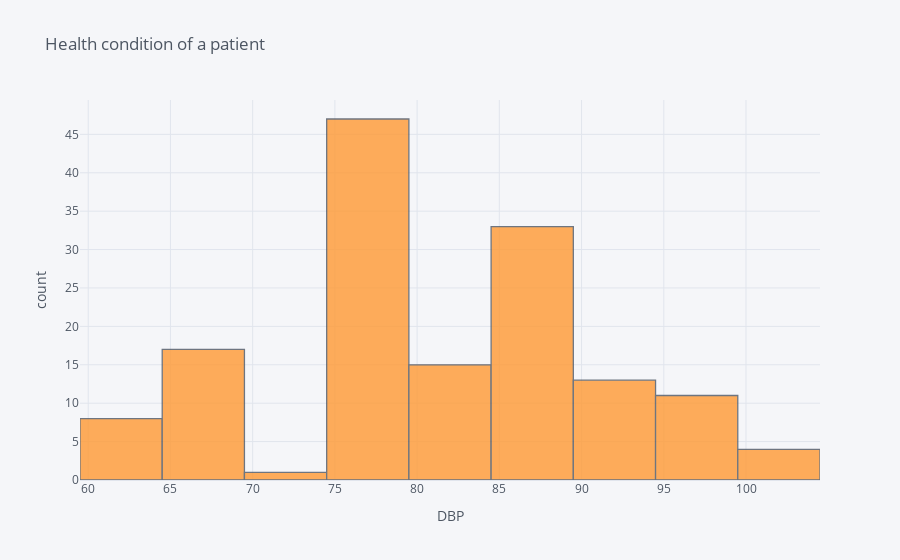

The code cell stored with this chart in its notebook:
### Code cell
#single variable distribution
#plot histogram on 'SBP' variable
data1['DBP'].iplot(kind = 'hist',xTitle = 'DBP',yTitle = 'count',title='Health condition of a patient')

### Figure 1 — Plotly figure (JSON) as saved in the notebook; plotly's stock layout.template omitted (floating-point values rounded to 4 significant figures; data arrays with more than 128 entries replaced by an {"elided": "..."} marker saying what was removed)
{"data": [{"histfunc": "count", "histnorm": "", "marker": {"color": "rgba(255, 153, 51, 1.0)", "line": {"color": "#4D5663", "width": 1.3}}, "name": "DBP", "opacity": 0.8, "orientation": "v", "type": "histogram", "x": {"elided": "149 int values"}}], "layout": {"barmode": "overlay", "legend": {"bgcolor": "#F5F6F9", "font": {"color": "#4D5663"}}, "paper_bgcolor": "#F5F6F9", "plot_bgcolor": "#F5F6F9", "title": {"font": {"color": "#4D5663"}, "text": "Health condition of a patient"}, "xaxis": {"gridcolor": "#E1E5ED", "showgrid": true, "tickfont": {"color": "#4D5663"}, "title": {"font": {"color": "#4D5663"}, "text": "DBP"}, "zerolinecolor": "#E1E5ED"}, "yaxis": {"gridcolor": "#E1E5ED", "showgrid": true, "tickfont": {"color": "#4D5663"}, "title": {"font": {"color": "#4D5663"}, "text": "count"}, "zerolinecolor": "#E1E5ED"}}}
